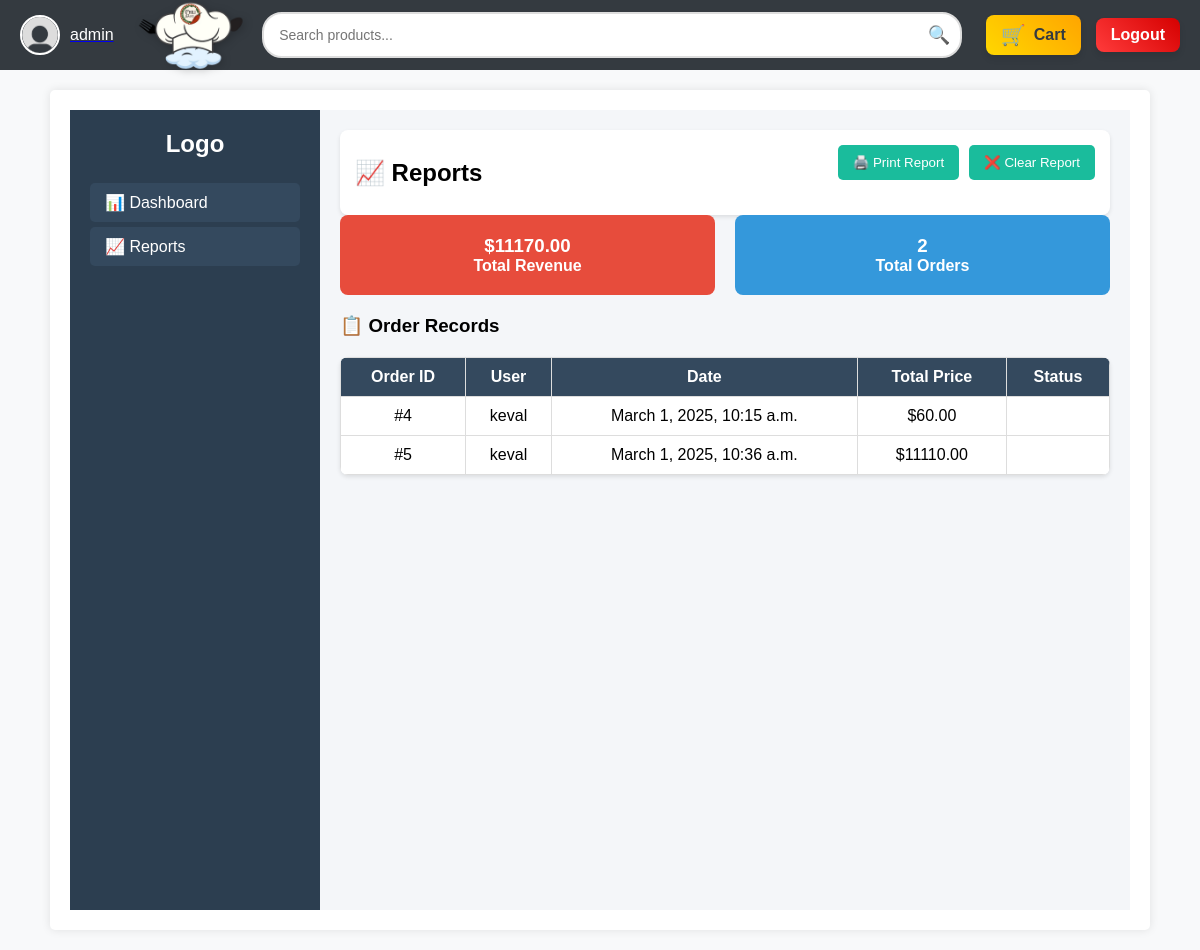
The page /report/ (signed in) on the database as committed earlier.
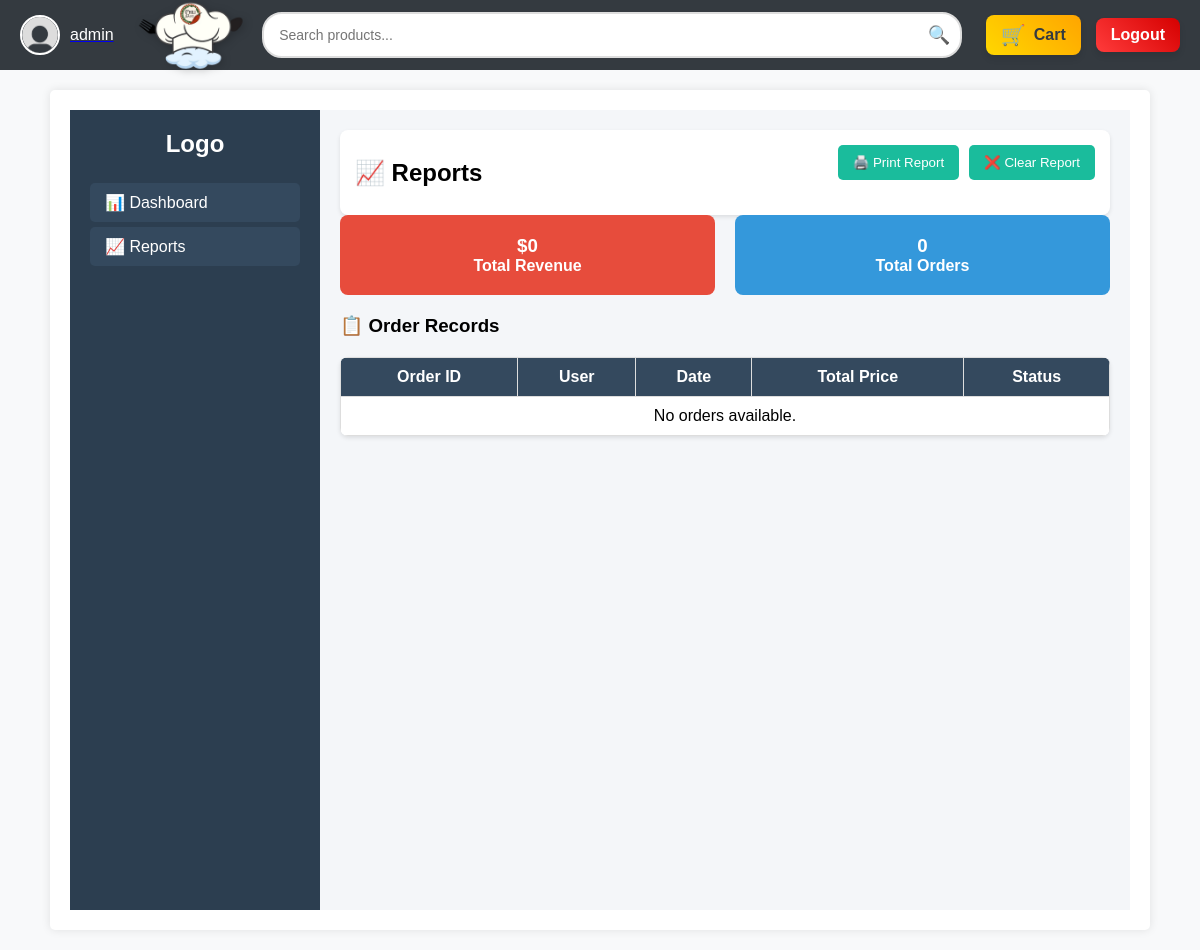
The same page on the database as committed later.
### store/models.py (models this page shows, shortened)
class Order(models.Model):
    user = models.ForeignKey(User, on_delete=models.CASCADE)
    total_price = models.DecimalField(max_digits=10, decimal_places=2, default=0.00)  # Added default
    created_at = models.DateTimeField(auto_now_add=True)

### store/views.py (the view)
# urls.py: path('report/', report_page, name='report_page'),
def report_page(request):
    orders = Order.objects.all()  # Fetch all orders
    total_revenue = sum(order.total_price for order in orders)  # Calculate revenue
    total_orders = orders.count()  # Count total orders
    context = {
        'orders': orders,
        'total_revenue': total_revenue,
        'total_orders': total_orders,
    }
    return render(request, 'store/report.html', context)

### store/templates/store/report.html (shortened to what this page needs)
{% extends 'store/base.html' %}
{% load static %}
{% block content %}
<link rel="stylesheet" href="{% static 'css/dashboard.css' %}">
<div class="dashboard-container">
    <aside class="sidebar">
        <h2 class="logo">Logo</h2>
        <ul class="menu">
            <li><a href="{% url 'dashboard' %}">📊 Dashboard</a></li>
            <li><a href="{% url 'report_page' %}">📈 Reports</a></li>
        </ul>
    </aside>
    <main class="dashboard-main">
        <header class="dashboard-header">
            <h2>📈 Reports</h2>
            <div class="actions">
                <button onclick="window.print()" class="btn btn-print">🖨️ Print Report</button>
                <form method="POST" action="{% url 'clear_report' %}" onsubmit="return confirm('Are you sure?');">
                    <button type="submit" class="btn btn-clear">❌ Clear Report</button>
                </form>
            </div>
        </header>
        <section class="report-summary">
            <div class="stat-box red">
                <h3>${{ total_revenue }}</h3>
                <p>Total Revenue</p>
            </div>
            <div class="stat-box blue">
                <h3>{{ total_orders }}</h3>
                <p>Total Orders</p>
            </div>
        </section>
        <section class="report-table">
            <h3>📋 Order Records</h3>
            <table>
                <thead>
                    <tr>
                        <th>Order ID</th>
                        <th>User</th>
                        <th>Date</th>
                        <th>Total Price</th>
                        <th>Status</th>
                    </tr>
                </thead>
                <tbody>
                    {% for order in orders %}
                    <tr>
                        <td>#{{ order.id }}</td>
                        <td>{{ order.user.username }}</td>
                        <td>{{ order.created_at }}</td>
                        <td>${{ order.total_price }}</td>
                        <td>{{ order.status }}</td>
                    </tr>
                    {% empty %}
                    <tr>
                        <td colspan="5">No orders available.</td>
                    </tr>
                    {% endfor %}
                </tbody>
            </table>
        </section>
    </main>
</div>
{% endblock %}

### store/templates/store/base.html (shortened to what this page needs)
<!DOCTYPE html>
<html lang="en">
<head>
    {% load static %}
    <link rel="stylesheet" href="{% static 'css/base.css' %}">
</head>
<body>
    <nav class="navbar">
        <div class="nav-left">
            {% if user.is_authenticated %}
                <div class="profile">
                    <img src="{% static 'images/profile.png' %}" alt="Profile" class="profile-img">
                    <a href="{% url 'profile' %}"><span class="username">{{ user.username }}</span></a>
                </div>
            {% endif %}
        </div>
        <div class="nav-center">
            <a href="{% url 'product_list' %}" class="logo-link">
                <img src="{% static 'images/logo.png' %}" alt="Store Logo" class="logo-img">
            </a>
            <form method="GET" action="{% url 'search_results' %}" class="search-form">
                <input type="text" name="q" placeholder="Search products..." required>
                <button type="submit">🔍</button>
            </form>
        </div>
        <div class="nav-right">
            {% if user.is_authenticated %}
                <a href="{% url 'cart' %}" class="cart-btn">
                    <span class="cart-icon">🛒</span> Cart
                </a>
                <form action="{% url 'logout' %}" method="post" class="logout-form">
                    <button type="submit" class="logout-btn">Logout</button>
                </form>
            {% else %}
                <a href="{% url 'signup' %}" class="auth-btn">Signup</a>
                <a href="{% url 'login' %}" class="auth-btn">Login</a>
            {% endif %}
        </div>
    </nav>
    <div class="content">
        {% block content %}
        {% endblock %}
    </div>
</body>
</html>

### store/static/css/base.css (style rules this page uses)
* { margin: 0; padding: 0; box-sizing: border-box; font-family: Arial, sans-serif; }
body { background-color: #f8f9fa; margin: 0; padding: 0; }
.navbar { display: flex; justify-content: space-between; align-items: center; background-color: #343a40; padding: 10px 20px; color: white; height: 70px; }
.nav-left { display: flex; align-items: center; }
.profile { display: flex; align-items: center; }
.profile-img { width: 40px; height: 40px; border-radius: 50%; margin-right: 10px; border: 2px solid white; }
.username { font-size: 16px; color: white; text-decoration: none; }
.nav-center { display: flex; align-items: center; justify-content: center; flex-grow: 1; gap: 15px; }
.logo-link { display: inline-block; }
.logo-img { height: 110px; width: auto; max-width: 180px; object-fit: contain; filter: drop-shadow(2px 2px 4px rgba(0, 0, 0, 0.2)); }
.nav-right { display: flex; align-items: center; gap: 15px; }
.cart-btn { display: flex; align-items: center; justify-content: center; gap: 8px; background: linear-gradient(45deg, #FFD700, #FFA500); color: #343a40; font-size: 16px; font-weight: bold; padding: 8px 15px; border-radius: 8px; text-decoration: none; box-shadow: 0 4px 6px rgba(0, 0, 0, 0.1); transition: background 0.3s ease, transform 0.3s ease, box-shadow 0.3s ease; position: relative; overflow: hidden; }
.cart-icon { font-size: 20px; animation: bounce 1.2s infinite alternate ease-in-out; }
.logout-form { display: inline-block; }
.logout-btn { display: flex; align-items: center; justify-content: center; gap: 8px; background: linear-gradient(45deg, #FF3B3B, #D50000); color: white; font-size: 16px; font-weight: bold; padding: 8px 15px; border-radius: 8px; text-decoration: none; box-shadow: 0 4px 6px rgba(0, 0, 0, 0.1); transition: background 0.3s ease, transform 0.3s ease, box-shadow 0.3s ease; border: none; cursor: pointer; }
.content { max-width: 1100px; margin: 20px auto; padding: 20px; background: white; box-shadow: 0px 0px 10px rgba(0, 0, 0, 0.1); border-radius: 5px; }
.search-form { display: flex; align-items: center; background: white; border: 2px solid #ddd; border-radius: 20px; padding: 5px; width: 700px; transition: all 0.3s ease-in-out; }
.search-form input { border: none; outline: none; padding: 8px 10px; width: 100%; font-size: 14px; border-radius: 20px; }
.search-form button { background: none; border: none; cursor: pointer; font-size: 18px; padding: 5px; transition: transform 0.2s ease; }

### store/static/css/dashboard.css (style rules this page uses)
.dashboard-container { display: flex; min-height: 100vh; background-color: #f4f6f9; }
.sidebar { width: 250px; background: #2c3e50; padding: 20px; color: white; display: flex; flex-direction: column; height: 100vh; }
.logo { font-size: 24px; font-weight: bold; text-align: center; margin-bottom: 20px; }
.menu li { list-style: none; padding: 10px 15px; margin: 5px 0; background: #34495e; border-radius: 5px; cursor: pointer; }
.menu li a { text-decoration: none; color: white; display: block; }
.dashboard-main { flex: 1; padding: 20px; }
.dashboard-header { display: flex; justify-content: space-between; align-items: center; background: white; padding: 15px; border-radius: 8px; box-shadow: 0 2px 4px rgba(0, 0, 0, 0.1); }
.stat-box { flex: 1; padding: 20px; border-radius: 8px; text-align: center; color: white; font-weight: bold; }
.red { background: #e74c3c; }
.blue { background: #3498db; }
table { width: 100%; background: white; border-radius: 8px; overflow: hidden; box-shadow: 0 2px 4px rgba(0, 0, 0, 0.1); margin-top: 20px; }
thead { background: #34495e; color: white; }
td, th { padding: 12px; text-align: center; border-bottom: 1px solid #ddd; }
button { background: #1abc9c; color: white; border: none; padding: 10px 15px; border-radius: 5px; cursor: pointer; }
.report-summary { display: flex; gap: 20px; margin-bottom: 20px; }
.report-table table { width: 100%; border-collapse: collapse; }
.report-table th, .report-table td { border: 1px solid #ddd; padding: 10px; text-align: center; }
.actions { display: flex; gap: 10px; margin-bottom: 20px; }

Rows that differ between the two databases and show on the page:
removed Order: id "4", user.username "keval", created_at "March 1, 2025, 10:15 a.m.", total_price "60.00"
removed Order: id "5", user.username "keval", created_at "March 1, 2025, 10:36 a.m.", total_price "11110.00"
Other text that changed with them:
{{ total_revenue }}: "11170.00" → "0"
{{ total_orders }}: "2" → "0"
text now shown: "No orders available."
